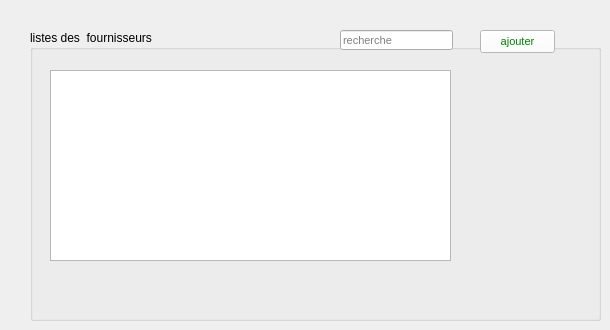
        <widget class="QWidget" name="tab">
         <attribute name="title">
          <string>fournisseurs</string>
         </attribute>
         <widget class="QGroupBox" name="groupBox">
          <property name="geometry">
           <rect>
            <x>30</x>
            <y>30</y>
            <width>571</width>
            <height>291</height>
           </rect>
          </property>
          <property name="title">
           <string>listes des  fournisseurs</string>
          </property>
          <widget class="QLineEdit" name="lineEdit_4">
           <property name="geometry">
            <rect>
             <x>310</x>
             <y>0</y>
             <width>113</width>
             <height>20</height>
            </rect>
           </property>
           <property name="font">
            <font>
             <pointsize>8</pointsize>
            </font>
           </property>
           <property name="placeholderText">
            <string>recherche</string>
           </property>
          </widget>
          <widget class="QPushButton" name="pushButton">
           <property name="geometry">
            <rect>
             <x>450</x>
             <y>0</y>
             <width>75</width>
             <height>23</height>
            </rect>
           </property>
           <property name="font">
            <font>
             <pointsize>8</pointsize>
            </font>
           </property>
           <property name="styleSheet">
            <string notr="true">color: green ; background-color: white </string>
           </property>
           <property name="text">
            <string>ajouter</string>
           </property>
          </widget>
          <widget class="QTableView" name="tableView">
           <property name="geometry">
            <rect>
             <x>20</x>
             <y>40</y>
             <width>401</width>
             <height>191</height>
            </rect>
           </property>
          </widget>
         </widget>
        </widget>
